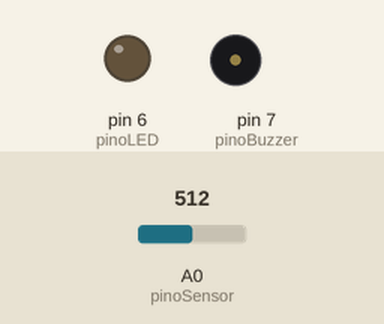
Recording of a sketch running on a simulated Arduino Uno, built with avr-gcc and run on an emulated ATmega328P. Parts: output pins drawn as LEDs (lit = HIGH), buzzer (waves = sounding). The test bench sets the inputs (shaded band); at power-on: A0 (pinoSensor) = 512. What the sketch prints to the serial monitor is not drawn.

Above: at 3.7 s.
3.8 s: A0 (pinoSensor) set to 610
6.7 s: A0 (pinoSensor) set to 638
At 9.7 s:
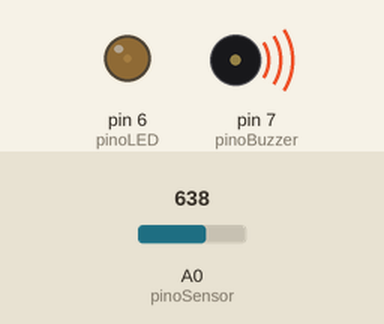
10.0 s: A0 (pinoSensor) set to 677
At 12.3 s:
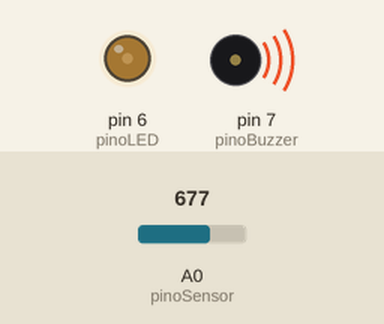
13.0 s: A0 (pinoSensor) set to 704
At 15.7 s:
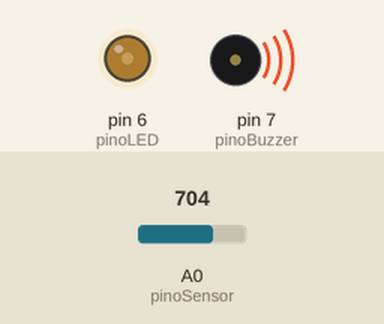
16.0 s: A0 (pinoSensor) set to 749
At 18.2 s:
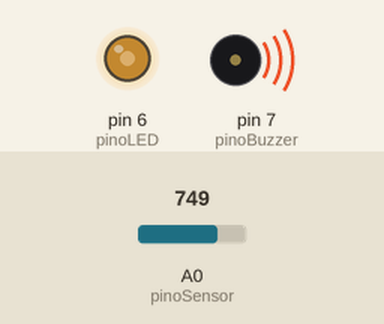
19.0 s: A0 (pinoSensor) set to 772
At 21.7 s:
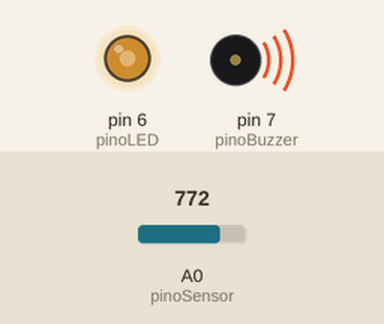
Timing chart, 0 to 23.0 s (numbered marks = the images above; inputs shaded):
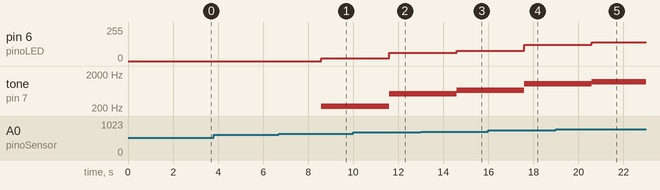

Measured:
- the behaviour switches between 624 and 625 on A0 (pinoSensor) (found by bisection; images 0 and 1)
- after the input at 3.8 s, every drawn part: stays the same
- after the input at 6.7 s, pin 6 (pinoLED): 0/255 → 22/255 after 1.9 s; tone on pin 7 (pinoBuzzer): silent → 226 Hz after 1.9 s
- after the input at 10.0 s, pin 6 (pinoLED): 22/255 → 61/255 after 1.6 s; tone on pin 7 (pinoBuzzer): 226 Hz → 518 Hz after 1.6 s
- after the input at 13.0 s, pin 6 (pinoLED): 61/255 → 78/255 after 1.6 s; tone on pin 7 (pinoBuzzer): 518 Hz → 664 Hz after 1.6 s
- after the input at 16.0 s, pin 6 (pinoLED): 78/255 → 123/255 after 1.6 s; tone on pin 7 (pinoBuzzer): 664 Hz → 1029 Hz after 1.6 s
- after the input at 19.0 s, pin 6 (pinoLED): 123/255 → 142/255 after 1.6 s; tone on pin 7 (pinoBuzzer): 1029 Hz → 1175 Hz after 1.6 s

The sketch:

R02_N1.ino
```cpp
#define pinoSensor A0 // Define o pino do Arduino que recebera os dados do sensor de gás
#define pinoLED 6 // Define o pino do Arduino que controlará o LED
#define pinoBuzzer 7 // Define o pino do Arduino que controlará o buzzer

int gas; // Variável que armazenará os dados vindos do sensor
int gasPadrao = 0; // Variável que armazenará a presença de gás presente no ambiente
int numeroAmostrasReferencia = 5; // Variável que armazenará o número de dados coletados para calcular a presença de gás no ambiente
float limiarDeAtivacaoPercentual = 20; // Variável que apontará o percentual, sobre o valor do gás ambiente, necessária para detecção do gás
int gasLimiar; // Variável que armazenará o valor limite para que o gás possa ser detectado

int frequenciaBuzzer; // Variável que armazena a frequência do som a ser emitido pelo buzzer

boolean LEDeBuzzerVariaveis = true; // Aponta se o LED e o buzzer devem funcionar de forma estática ou variável
// Caso o valor seja "false", o LED e o buzzer exibirão sempre uma luz com mesma intensidade e um som com a mesma frequência
// Caso o valor seja "true", a luz emitida pelo LED e a frequência emitida pelo buzzer variarão conforme a intensidade detectada do gás

// Variáveis para a manipulação da intensidade do LED
int LEDAux, LEDValor;
float LEDSen;

// Comandos executados ao inicializar o Arduino
void setup() {

  Serial.begin(9600); // Inicia a porta serial com velocidade de 9600

  pinMode(pinoSensor, INPUT); // Declara o pino do sensor para entrada de dados
  pinMode(pinoLED, OUTPUT); // Declara o pino do LED como saída

  // A seguir, são coletadas amostras de referência e, com base nelas, é calculada a presença de gás ambiente/padrão
  Serial.print("Coletando amostras de referência");
  // É executado um loop para coletar as amostras, quantas forem descritas pela variável "numeroAmostrasReferencia"
  for(int i=0; i<numeroAmostrasReferencia; i++){
    gasPadrao += analogRead(pinoSensor); // É feita a leitura do valor vindo do sensor, que é acumulado na variável "gasPadrao"
    Serial.print('.');
    delay(500); // É adicionado um intervalo entre as coletas
  }
  gasPadrao /= numeroAmostrasReferencia; // É calculada a média entre os valores obtidos

  // A função map(x, A, B, C, D) transpõe a variável x, presente no intervalo númerico limitado por A e B, para o interalo de C a D.
  // Nesse caso, a função transpões a variável "gasPadrão", lido pela porta analógica como um valor entre 0 e 1023, e o reinterpreta para uma nova escala, com valores de 0 a 100
  // Por fim, o novo valor obtido é atribuído à mesma variável "gasPadrão"
  gasPadrao = map(gasPadrao,0,1023,0,100);

  // A presença de gás ambiente/padrão é exibida no monitor serial
  Serial.println();
  Serial.print("Presença de gás inicial (escala de 0 a 100): ");
  Serial.println(gasPadrao);

  // Para que seja possível atestar a presença de um gás, é necessário observar uma mudança significativa no valor de gás obtido através do sensor
  // Assim, a variável "gasLimiar" soma à variável "gasPadrão" uma porcentagem oriunda da variável "limiarDeAtivacaoPercentual"
  // Dessa forma, caso o valor obtido pelo sensor ultrapasse o valor de "gasLimiar", é atestada a presença de determinado gás
  gasLimiar = gasPadrao * (1+(limiarDeAtivacaoPercentual/100));

  // A fim de evitar erros, foram adicionadas algumas condições de existência para o valor "gasLimiar"
  if(gasLimiar < 15){ // Caso "gasLimiar" seja menor que 15
    gasLimiar = 15; // "gasLimiar" passa a ser 15
  }else if(gasLimiar > 90){ // Caso "gasLimiar" seja maior que 95
    gasLimiar = 90; // "gasLimiar" passa a ser 95
  }

  // O valor limite de gás para a ativação do sistema é exibido na porta serial
  Serial.print("Limiar de presença de gás (escala de 0 a 100): ");
  Serial.println(gasLimiar);
}

// Comandos que serao executados repetidamente (loop)
void loop(){

  gas = analogRead(pinoSensor); // Lê o pino analógico e armazena o valor recebido

  gas = map(gas,0,1023,0,100); // Reinterpreta os dados obtidos, que variam de 0 a 1023 e passam a variar entre 0 e 100

  // Os proximos comandos imprimem a presença de gás na porta serial
  Serial.print("Presença de gás (escala de 0 a 100):");
  Serial.print(gas); // Imprime a presença de gás obtida

  // O resultado fica como:
  /*
  Presença de gás: 30 unidades
  */

  if(gas > gasLimiar){ // Caso seja detectada a presença de determinado gás, o seguinte bloco é excutado

    Serial.print(" - Gás detectado!"); // Imprime um aviso no monitor serial, indicando a detecção de certo gás

    if(LEDeBuzzerVariaveis == 0){ // Caso o usuário deseja que o LED e o buzzer sejam estáticos

      frequenciaBuzzer = 1000; // Frequência, em Hertz (Hz) do som a ser emitido pelo buzzer
      tone(pinoBuzzer, frequenciaBuzzer); // Faz com que o buzzer, ligado ao "pinoBuzzer", emita um som de frequência "frequenciaBuzzer"

      digitalWrite(pinoLED, HIGH); // Liga o LED conectado ao "pinoLED"

    }else{ // Caso o usuário deseja que o LED e o buzzer variem conforme a mudança na quantidade de gás detectada

      // Frequência, em Hertz (Hz) do som a ser emitido pelo buzzer
      frequenciaBuzzer = map(gas, gasLimiar, 100, 80, 3000); // Associa à variável "frequenciaBuzzer" um valor de frequência, proporcional ao intervalo entre "gasLimiar" e "gas", e que varia entre 80 e 3000 Hertz (Hz)
      tone(pinoBuzzer, frequenciaBuzzer); // Faz com que o buzzer, ligado ao "pinoBuzzer", emita um som de frequência "frequenciaBuzzer"

      // Intensidade, entre 0 e 255, a ser aplicada no LED
      LEDAux = map(gas, gasLimiar, 100, 1, 89); // Associa à variável "LED" um valor de ângulo, proporcional ao intervalo entre "gasLimiar" e "gas", e que varia entre 1° e 90°
      LEDSen = (sin(LEDAux*(3.1412/180))); // Converte esse ângulo de graus para radianos e calcula o seno desse ângulo correspondente
      LEDValor = int(LEDSen*255); // Com base no seno, que varia de 0 a 1, esse valor é multiplicado por 255 para que esse valor varie de 0 a 255
      // O método "analogWrite", quando aplicado numa porta digital que suporta a tecnologia PWM (tais portas possuem o símbolo '~' ao lado do número correspondente), permitem a emissão de sinais com níveis que vairam de 0 a 255
      analogWrite(pinoLED, LEDValor); // Assim, o valor de intensidade obtido anteriormente ("LEDValor"), que varia de 0 a 255, é aplicado ao pino "pinoLED", controlando a intensidade da luz emitida pelo LED

    }
  }else{ // Caso não seja detectada a presença de determinado gás, o seguinte bloco é executado

    noTone(pinoBuzzer); // Desliga o buzzer conectado ao "pinoBuzzer"
    digitalWrite(pinoLED, LOW); // Desliga o LED conectado ao "pinoLED"

  }

  Serial.println(); // Imprime uma quebra de linha no monitor serial

  delay(3000); // Estabelece um intervalo em milisegundos entre as medicoes (3000 ms = 3 s)
}
```
